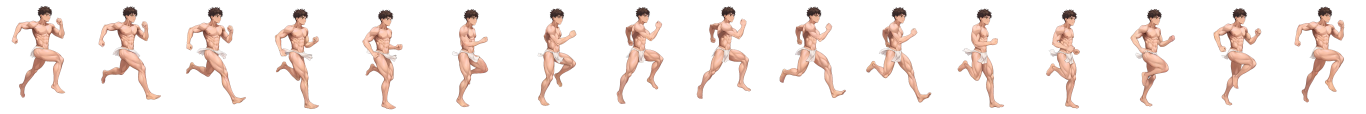
#> input picture source_assets/player_run_strip.png, 8192 x 680 px (shown at 1/6 size); its folder holds only this picture in this run
$ python -i npc_atlas_tool.py   (imports and definitions only)
#> lines starting #> are read from the running program, lines starting #| are printed output that depends on the picture; after the words box and inside, x2 and y2 are one past the last pixel; in counts of white or black regions, pixels touching at a corner belong together
#> further down, picture is the input picture: PIL image 8192x680 RGBA; mean R, G, B, A 33.6, 25.5, 22.3, 41.6
"""Batch background removal and consistent Godot SpriteFrames atlas export."""
from pathlib import Path
from datetime import datetime
import json
import math
import os
import queue
import re
import threading
import tkinter as tk
from tkinter import ttk, filedialog, messagebox
import cv2
import numpy as np
from PIL import Image, ImageTk


def remove_background(image, threshold=225, mode='white'):
#> called with threshold = 225, mode = 'white'
    rgba=np.array(image.convert('RGBA'))
    if mode=='keep':return Image.fromarray(rgba)
    rgb=rgba[:,:,:3]
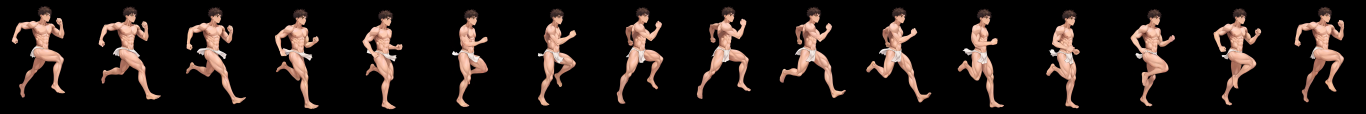
#> rgb: shape (680, 8192, 3) (shown at 1/6 size); mean R, G, B 33.6, 25.5, 22.3
    near_white=np.min(rgb,axis=2)>=threshold
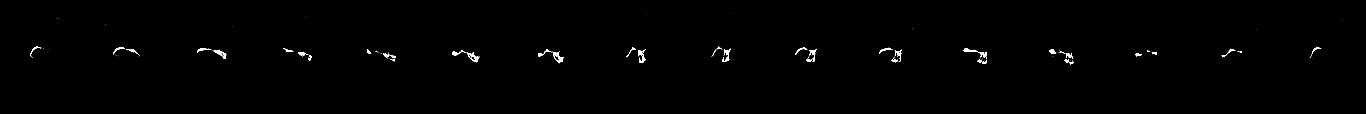
#> near_white: shape (680, 8192) bool (shown at 1/6 size); 0.32% white; 318 white regions (244 under 20 px), largest, box (x1, y1, x2, y2) and area: (5777, 291, 5865, 312) 706, (2713, 308, 2796, 332) 596, (1282, 298, 1359, 333) 592
    candidate=(near_white | (rgba[:,:,3]==0)).astype(np.uint8)
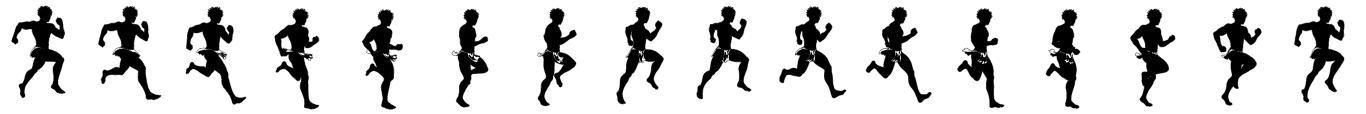
#> candidate: shape (680, 8192) (shown at 1/6 size); values 0 (black) and 1 (white), 82.9% white; 193 black regions (175 under 20 px), largest, box (x1, y1, x2, y2) and area: (589, 36, 967, 601) 66182, (68, 33, 393, 589) 65850, (7765, 37, 8067, 617) 65622
    _,labels=cv2.connectedComponents(candidate,connectivity=8)
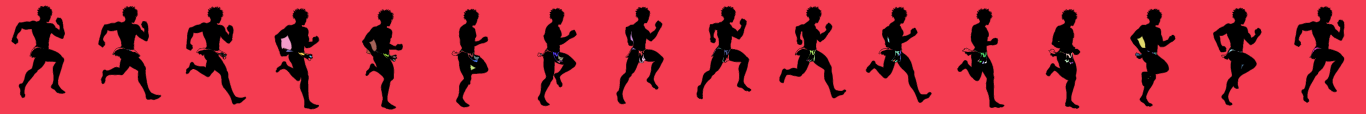
#> labels: shape (680, 8192) int32 (shown at 1/6 size); 352 distinct labels, from 0 to 351; one colour per label, 0 black
    edge_labels=np.unique(np.concatenate([labels[0,:],labels[-1,:],labels[:,0],labels[:,-1]]))
#> edge_labels = [1]
    edge_labels=edge_labels[edge_labels!=0]
    bg=np.isin(labels,edge_labels).astype(np.float32)
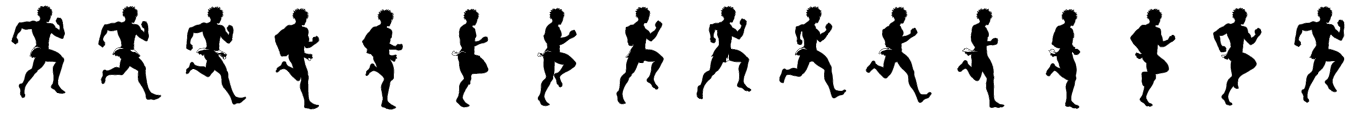
#> bg: shape (680, 8192) float32 (shown at 1/6 size); values 0 (black) and 1 (white), 82.6% white; 161 black regions (143 under 20 px), largest, box (x1, y1, x2, y2) and area: (1647, 49, 1915, 657) 66966, (589, 36, 967, 601) 66297, (7765, 37, 8067, 617) 65959
    # Only remove near-white regions connected to the canvas boundary, so enclosed
    # white eyes, teeth and clothing stay. Feather one pixel and decontaminate white.
    soft=cv2.GaussianBlur(bg,(3,3),0.55)
    coverage=np.where(bg>0.5,0.0,1.0-soft)
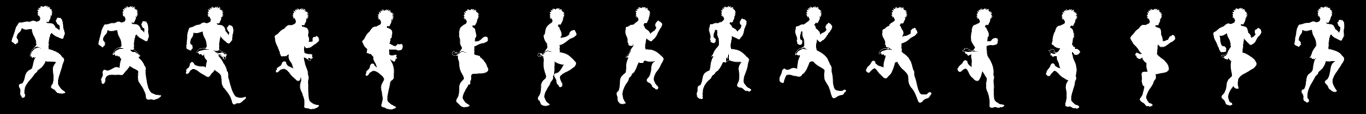
#> coverage: shape (680, 8192) float32 (shown at 1/6 size); min 0, max 1, mean 0.171
    original_alpha=rgba[:,:,3].astype(np.float32)/255
    result_alpha=coverage*original_alpha
    safe=np.maximum(coverage[:,:,None],0.001)
    clean=(rgb.astype(np.float32)-255*(1-coverage[:,:,None]))/safe
    rgba[:,:,:3]=np.clip(clean,0,255).astype(np.uint8)
    rgba[:,:,3]=np.rint(result_alpha*255).astype(np.uint8)
    rgba[rgba[:,:,3]==0,:3]=0
    return Image.fromarray(rgba)


def natural_key(path):
    return [int(s) if s.isdigit() else s.lower() for s in re.split(r'(\d+)',path.name)]


# [69 lines left out: function build_atlas, not called in this run]


class AtlasPanel(ttk.Frame):
    # [94 lines left out: functions __init__, pick, start, poll, not called in this run]

>>> from PIL import Image
>>> picture = Image.open('../source_assets/player_run_strip.png')
>>> result = remove_background(picture)
